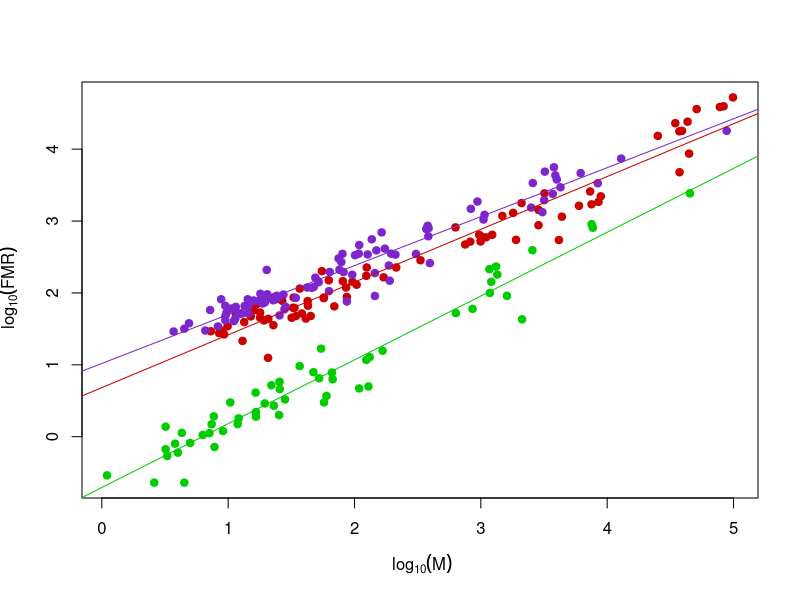

Generate this figure with R:
#!usr/bin/env Rscript

# script: fmr.R

# Plots log(field metabolic rate) against log(body mass) for the Nagy et al
# 1999 dataset to a file fmr.pdf.
# Writes the list of species names to species.csv

cat("Reading CSV\n")

nagy <- read.csv('../Data/NagyEtAl1999.csv', stringsAsFactors = FALSE)

cat("Creating graph\n")
pdf('../Results/fmr_plot.pdf', 11, 8.5)
col <- c(Aves='purple3', Mammalia='red3', Reptilia='green3')
plot(log10(nagy$M.g), log10(nagy$FMR.kJ.day.1), pch=19, col=col[nagy$Class],
     xlab=~log[10](M), ylab=~log[10](FMR))
for(class in unique(nagy$Class)){
    model <- lm(log10(FMR.kJ.day.1) ~ log10(M.g), data=nagy[nagy$Class==class,])
    abline(model, col=col[class])
}
dev.off()

cat("Finished in R!\n")
